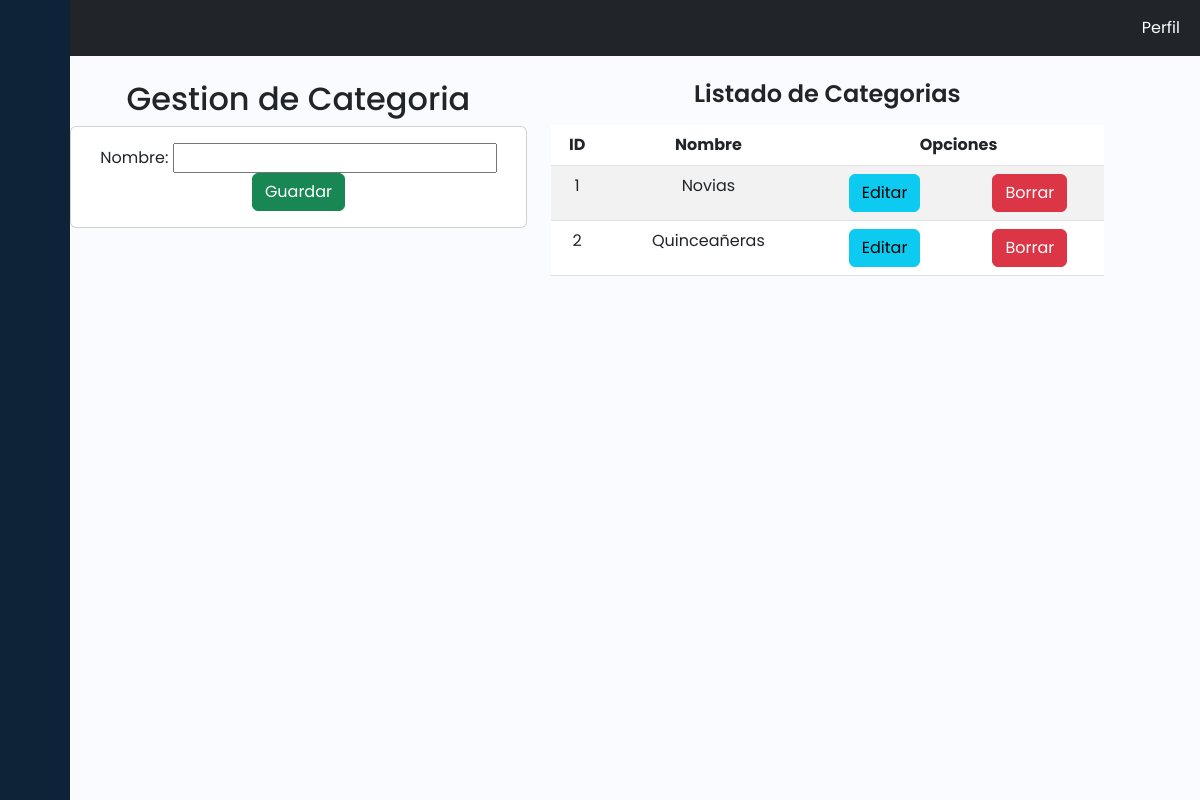
/agregarCategorias/, run on an earlier commit of the app's database.
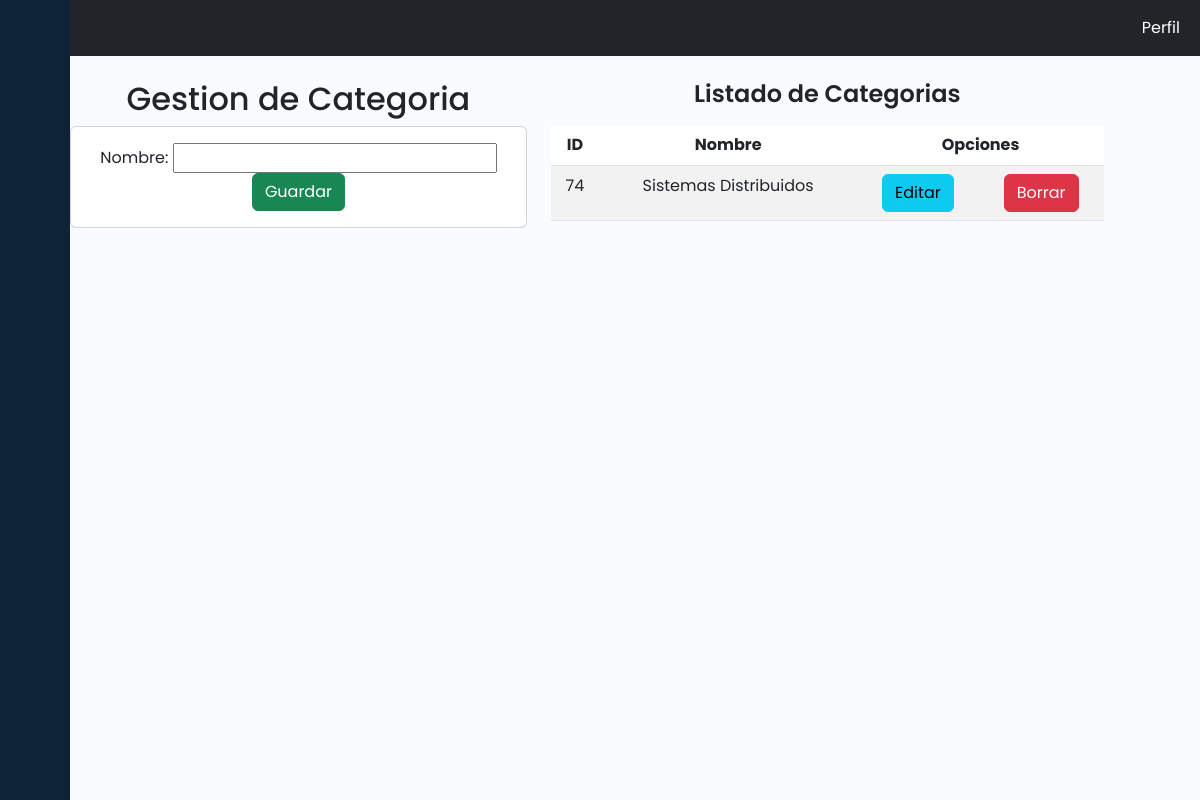
And on a later commit of the database.
### store/models.py (models this page shows, shortened)
class Category(models.Model):
    name = models.CharField(max_length=200)

### store/views.py (the view)
# urls.py: path('agregarCategorias/',views.agregarCategorias,name='agregarCategorias'),
def agregarCategorias(request):
    if request.method == 'POST':
        formulario = CategoryForm(request.POST, files=request.FILES)
        if formulario.is_valid():
            formulario.save()
            return redirect('agregarCategorias')
    else:
        formulario = CategoryForm()
    categorias = Category.objects.all()
    return render(request, 'store/categorias.html', {'form': formulario, 'categorias': categorias})

### store/forms.py
class CategoryForm(forms.ModelForm):
    class Meta:
        model = Category
        fields = '__all__'

### store/templates/store/categorias.html (shortened to what this page needs)
{% extends 'store/dashboard.html' %}
{% load static %}
{% block content %}
<br>
<div class="row">
    <div class="col-sm-12 col-md-6 col-lg-5 col-xl-5">
        <h2>Gestion de Categoria</h2>
        <div class="card">
            <div class="card-body">
                <form action="" method="POST">
                    <div class="form-group">
                        <label for="{{ form.name.id_for_label }}">Nombre:</label>
                        {{ form.name }}
                    </div>
                    <div class="form-group">
                        <button type="submit" class="btn btn-success btn-block text-white">Guardar</button>
                    </div>
                </form>
            </div>
        </div>
    </div>
    <div class="col-sm-12 col-md-6 col-lg-6 col-xl-6">
        <h1>Listado de Categorias</h1>
        <div class="table-responsive py-2">
            <table class="table table-striped">
                <thead>
                    <tr>
                        <th>ID</th>
                        <th>Nombre</th>
                        <th colspan="2">Opciones</th>
                    </tr>
                </thead>
                <tbody>
                    {% for categoria in categorias %}
                    <tr>
                        <td>{{ categoria.id }}</td>
                        <td>{{ categoria.name }}</td>
                        <td><a href="#" class="btn btn-info">Editar</a></td>
                        <td><a href="#" class="btn btn-danger">Borrar</a></td>
                    </tr>
                    {% endfor %}
                </tbody>
            </table>
        </div>
    </div>
</div>
{% endblock %}

What changed in the data, as far as the page shows it:
removed Category: id "1", name "Novias"
removed Category: id "2", name "Quinceañeras"
added Category: id "74", name "Sistemas Distribuidos"
